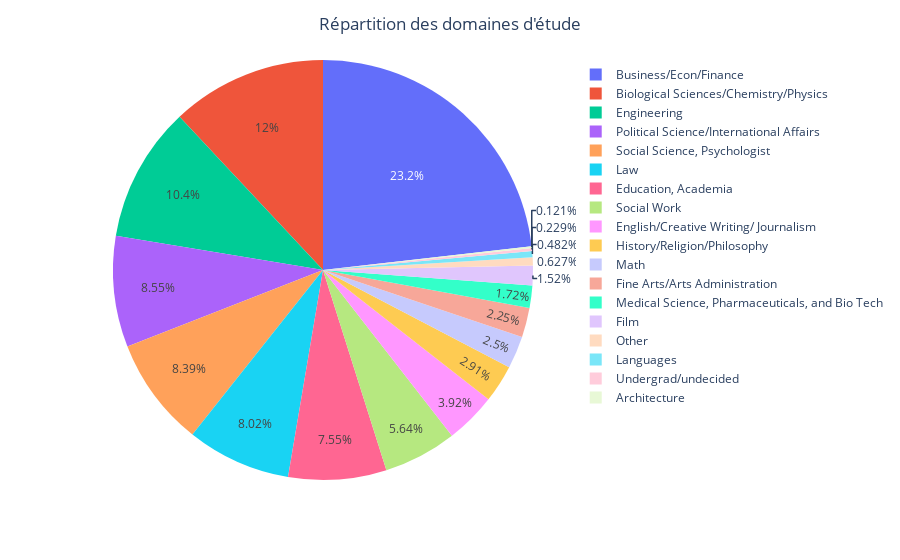

This figure's notebook cell:
### Code cell
fig = px.pie(df_field, names = "field_cd_label", values="count")
fig.update_layout(title="Répartition des domaines d'étude", title_x=0.5)
fig.show()

### Figure 1 — Plotly figure (JSON) as saved in the notebook; plotly's stock layout.template omitted (floating-point values rounded to 4 significant figures)
{"data": [{"domain": {"x": [0, 1], "y": [0, 1]}, "hovertemplate": "field_cd_label=%{label}<br>count=%{value}<extra></extra>", "labels": ["Business/Econ/Finance", "Biological Sciences/Chemistry/Physics", "Engineering", "Political Science/International Affairs", "Social Science, Psychologist", "Law", "Education, Academia", "Social Work", "English/Creative Writing/ Journalism", "History/Religion/Philosophy", "Math", "Fine Arts/Arts Administration", "Medical Science, Pharmaceuticals, and Bio Tech", "Film", "Other", "Languages", "Undergrad/undecided", "Architecture"], "legendgroup": "", "name": "", "showlegend": true, "type": "pie", "values": [1925, 993, 864, 709, 696, 665, 626, 468, 325, 241, 207, 187, 143, 126, 52, 40, 19, 10]}], "layout": {"legend": {"tracegroupgap": 0}, "margin": {"t": 60}, "title": {"text": "Répartition des domaines d'étude", "x": 0.5}}}
